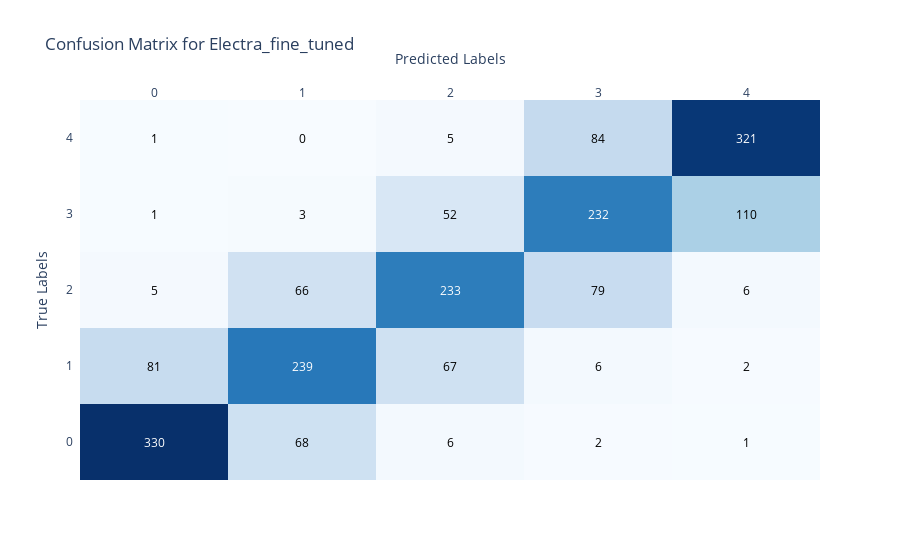

The code cell stored with this chart in its notebook:
### Code cell
# Clear CUDA cache before fine-tuning
torch.cuda.empty_cache()

# Check if the fine-tuned model exists
fine_tuned_model_dir = f"./models/{best_model_name}_fine_tuned"
if os.path.exists(fine_tuned_model_dir):
    logger.info(f"Loading existing fine-tuned model: {best_model_name}")
    best_model, best_tokenizer, best_eval_results = load_model(f"{best_model_name}_fine_tuned")
else:
    # Fine-tune the best model using Optuna
    study = optuna.create_study(direction="maximize", pruner=optuna.pruners.MedianPruner())
    study.optimize(objective, n_trials=10)

    best_trial = study.best_trial
    logger.info(f"Best trial: {best_trial.params}")

    # Train the best model with the best hyperparameters
    best_learning_rate = best_trial.params['learning_rate']
    best_weight_decay = best_trial.params['weight_decay']
    best_model, best_tokenizer, best_eval_results = train_model(best_model_name, train_df, best_learning_rate, use_early_stopping=True, weight_decay=best_weight_decay)

    # Add an identifier to the model config for the fine-tuned model
    best_model.config.model_id = f"{best_model_name}_fine_tuned"

    # Save the fine-tuned model and evaluation results
    best_model.save_pretrained(fine_tuned_model_dir)
    best_tokenizer.save_pretrained(fine_tuned_model_dir)
    with open(f"./models/{best_model_name}_fine_tuned_eval_results.json", "w") as f:
        json.dump(best_eval_results, f)

### Figure 1 — Plotly figure (JSON) as saved in the notebook; plotly's stock layout.template omitted (floating-point values rounded to 4 significant figures)
{"data": [{"colorscale": [[0, "rgb(247,251,255)"], [0.125, "rgb(222,235,247)"], [0.25, "rgb(198,219,239)"], [0.375, "rgb(158,202,225)"], [0.5, "rgb(107,174,214)"], [0.625, "rgb(66,146,198)"], [0.75, "rgb(33,113,181)"], [0.875, "rgb(8,81,156)"], [1, "rgb(8,48,107)"]], "reversescale": false, "showscale": false, "type": "heatmap", "x": ["0", "1", "2", "3", "4"], "y": ["0", "1", "2", "3", "4"], "z": [[330, 68, 6, 2, 1], [81, 239, 67, 6, 2], [5, 66, 233, 79, 6], [1, 3, 52, 232, 110], [1, 0, 5, 84, 321]]}], "layout": {"annotations": [{"font": {"color": "#FFFFFF"}, "showarrow": false, "text": "330", "x": "0", "xref": "x", "y": "0", "yref": "y"}, {"font": {"color": "#000000"}, "showarrow": false, "text": "68", "x": "1", "xref": "x", "y": "0", "yref": "y"}, {"font": {"color": "#000000"}, "showarrow": false, "text": "6", "x": "2", "xref": "x", "y": "0", "yref": "y"}, {"font": {"color": "#000000"}, "showarrow": false, "text": "2", "x": "3", "xref": "x", "y": "0", "yref": "y"}, {"font": {"color": "#000000"}, "showarrow": false, "text": "1", "x": "4", "xref": "x", "y": "0", "yref": "y"}, {"font": {"color": "#000000"}, "showarrow": false, "text": "81", "x": "0", "xref": "x", "y": "1", "yref": "y"}, {"font": {"color": "#FFFFFF"}, "showarrow": false, "text": "239", "x": "1", "xref": "x", "y": "1", "yref": "y"}, {"font": {"color": "#000000"}, "showarrow": false, "text": "67", "x": "2", "xref": "x", "y": "1", "yref": "y"}, {"font": {"color": "#000000"}, "showarrow": false, "text": "6", "x": "3", "xref": "x", "y": "1", "yref": "y"}, {"font": {"color": "#000000"}, "showarrow": false, "text": "2", "x": "4", "xref": "x", "y": "1", "yref": "y"}, {"font": {"color": "#000000"}, "showarrow": false, "text": "5", "x": "0", "xref": "x", "y": "2", "yref": "y"}, {"font": {"color": "#000000"}, "showarrow": false, "text": "66", "x": "1", "xref": "x", "y": "2", "yref": "y"}, {"font": {"color": "#FFFFFF"}, "showarrow": false, "text": "233", "x": "2", "xref": "x", "y": "2", "yref": "y"}, {"font": {"color": "#000000"}, "showarrow": false, "text": "79", "x": "3", "xref": "x", "y": "2", "yref": "y"}, {"font": {"color": "#000000"}, "showarrow": false, "text": "6", "x": "4", "xref": "x", "y": "2", "yref": "y"}, {"font": {"color": "#000000"}, "showarrow": false, "text": "1", "x": "0", "xref": "x", "y": "3", "yref": "y"}, {"font": {"color": "#000000"}, "showarrow": false, "text": "3", "x": "1", "xref": "x", "y": "3", "yref": "y"}, {"font": {"color": "#000000"}, "showarrow": false, "text": "52", "x": "2", "xref": "x", "y": "3", "yref": "y"}, {"font": {"color": "#FFFFFF"}, "showarrow": false, "text": "232", "x": "3", "xref": "x", "y": "3", "yref": "y"}, {"font": {"color": "#000000"}, "showarrow": false, "text": "110", "x": "4", "xref": "x", "y": "3", "yref": "y"}, {"font": {"color": "#000000"}, "showarrow": false, "text": "1", "x": "0", "xref": "x", "y": "4", "yref": "y"}, {"font": {"color": "#000000"}, "showarrow": false, "text": "0", "x": "1", "xref": "x", "y": "4", "yref": "y"}, {"font": {"color": "#000000"}, "showarrow": false, "text": "5", "x": "2", "xref": "x", "y": "4", "yref": "y"}, {"font": {"color": "#000000"}, "showarrow": false, "text": "84", "x": "3", "xref": "x", "y": "4", "yref": "y"}, {"font": {"color": "#FFFFFF"}, "showarrow": false, "text": "321", "x": "4", "xref": "x", "y": "4", "yref": "y"}], "title": {"text": "Confusion Matrix for Electra_fine_tuned"}, "xaxis": {"dtick": 1, "gridcolor": "rgb(0, 0, 0)", "side": "top", "ticks": "", "title": {"text": "Predicted Labels"}}, "yaxis": {"dtick": 1, "ticks": "", "ticksuffix": "  ", "title": {"text": "True Labels"}}}}
